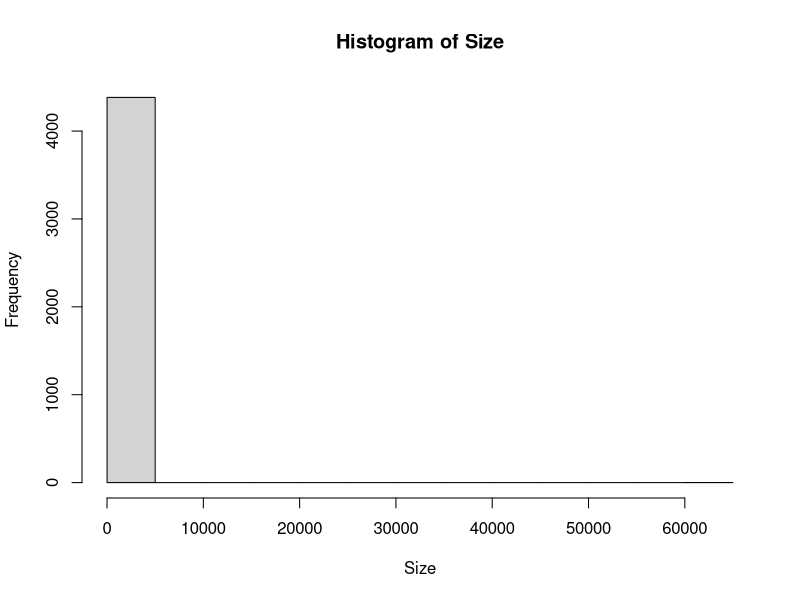
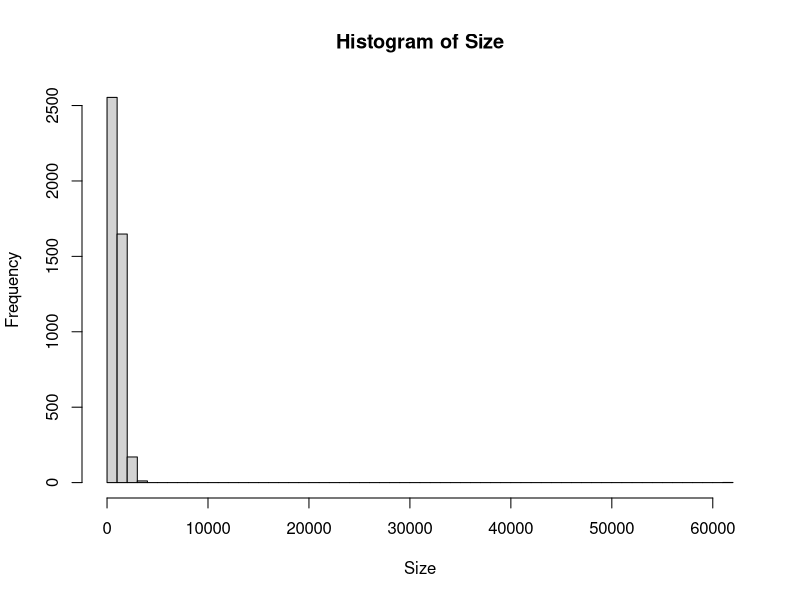
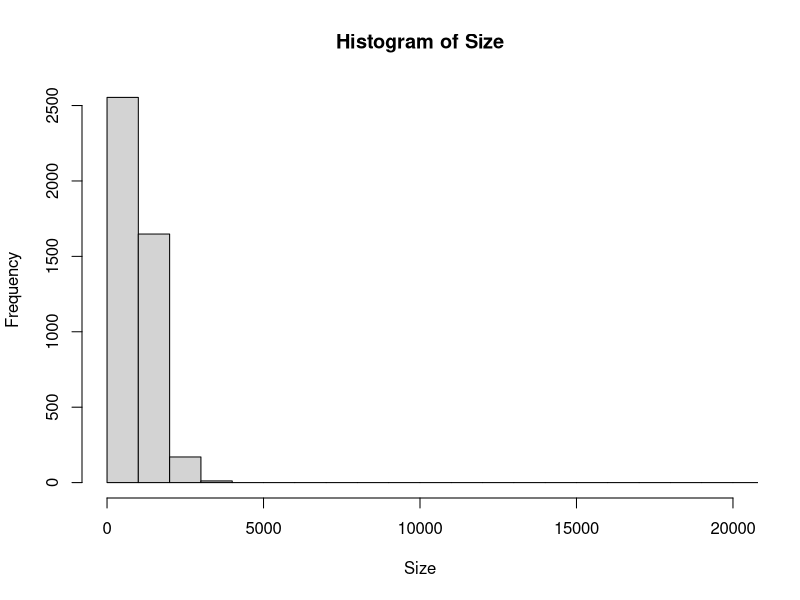
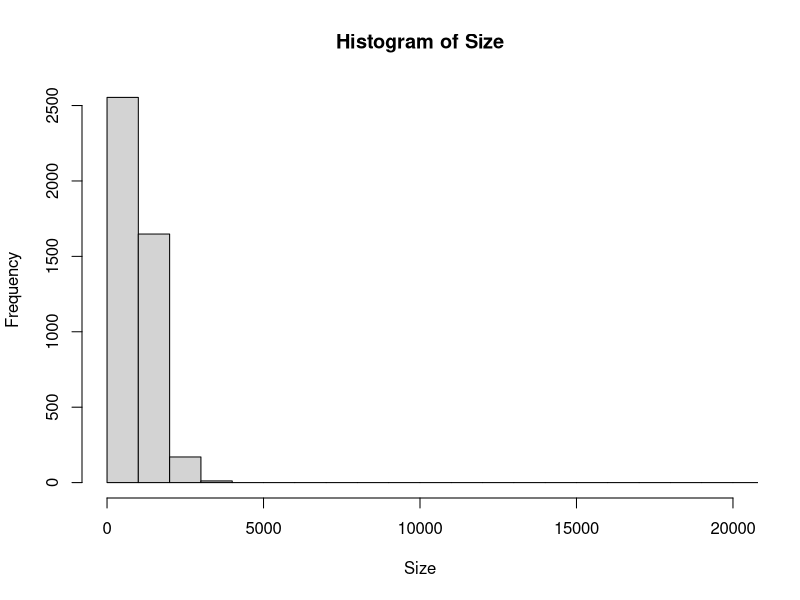
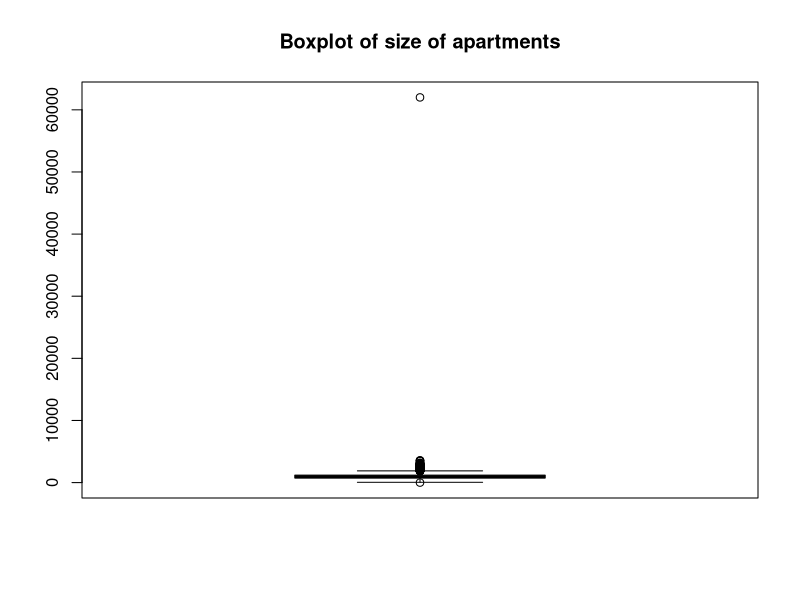
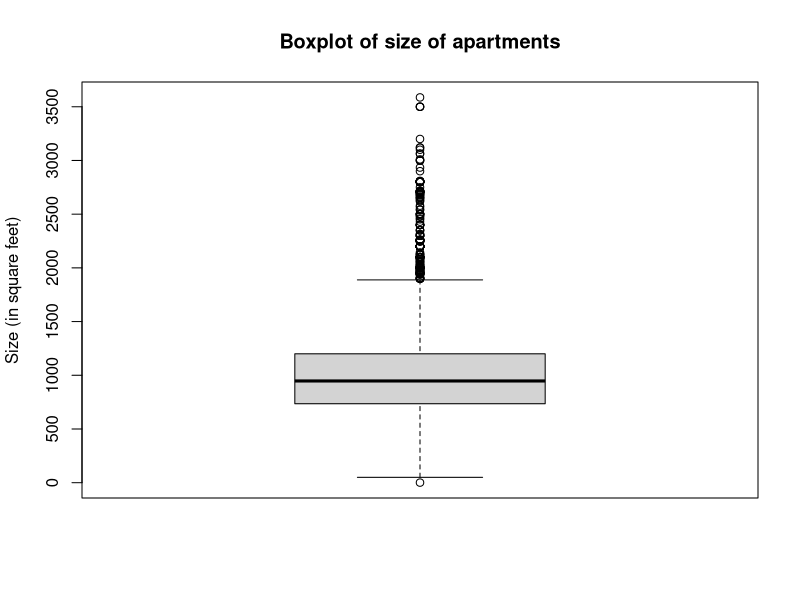
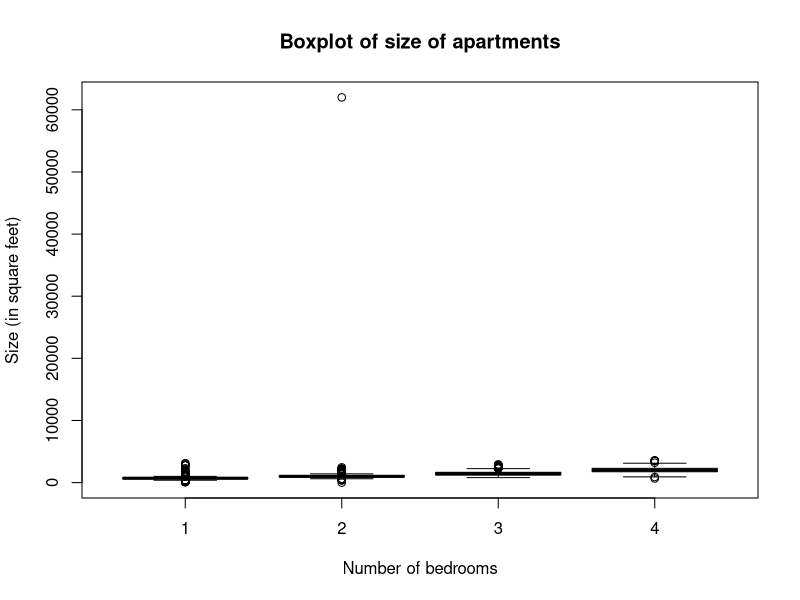
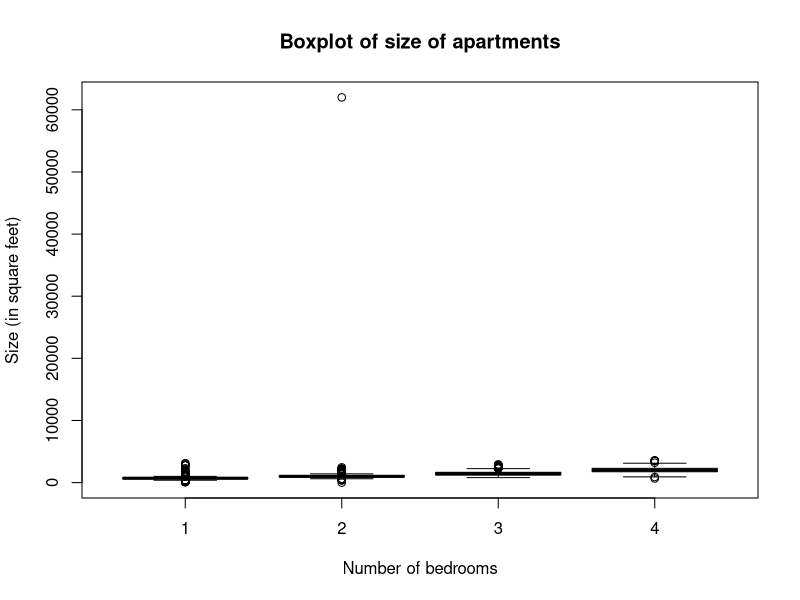

The R script that drew these images, in order:
## ---- chunk 1
knitr::opts_chunk$set(echo = TRUE)
## ---- chunk 2
set.seed(4291)
# insert code here save the median of your simulated data as 
# 'medx'
## ---- chunk 3
set.seed(4291)
# insert code here save the median of your simulated data as 
# 'medx'
x <- rnorm(1000)
medx <- median(x)
medx
## ---- chunk 4
craigslist <- read.csv("craigslist.csv", 
                       header = TRUE, stringsAsFactors = FALSE)
#Check to see if everything looks as expected:
head(craigslist)
## ---- chunk 5
unique(craigslist$location)
## ---- chunk 6
craigslist[1, ]
## ---- chunk 7
# insert code here save the your answer as
# 'n.postings'
## ---- chunk 8

## ---- chunk 9
# Insert your code here:
## ---- chunk 10
# Save your answer as
# 'percent.greater.3000'
## ---- chunk 11
hist(craigslist$size, 
     main = "Histogram of Size", # plot title
     xlab = "Size"
     )
## ---- chunk 12
hist(craigslist$size, 
     main = "Histogram of Size", # plot title
     xlab = "Size", breaks=50)
## ---- chunk 13
summary(craigslist$size)
## ---- chunk 14
hist(craigslist$size, 
     main = "Histogram of Size", # plot title
     xlab = "Size", breaks=50,
     xlim=c(0,20000))
## ---- chunk 15
# Fix this code:
hist(craigslist$size, 
     main = "Histogram of Size", # plot title
     xlab = "Size", breaks=50,
     xlim=c(0,20000))
## ---- chunk 16
#Insert code here:
## ---- chunk 17
#Insert code here:
## ---- chunk 18
boxplot(craigslist$size, 
     main = "Boxplot of size of apartments"
) 
## ---- chunk 19
boxplot(craigslist$size[craigslist$size<60000], 
     main = "Boxplot of size of apartments",
     ylab="Size (in square feet)"
) 
## ---- chunk 20
boxplot( craigslist$size ~ craigslist$brs , 
     main = "Boxplot of size of apartments",
     ylab="Size (in square feet)",
     xlab="Number of bedrooms"
) 
## ---- chunk 21
boxplot(size ~ brs, data=craigslist, 
     main = "Boxplot of size of apartments",
     ylab="Size (in square feet)",
     xlab="Number of bedrooms"
) 
## ---- chunk 22
boxplot(size ~ brs, data=craigslist[craigslist$size<60000,], 
     main = "Boxplot of size of apartments",
     ylab="Size (in square feet)",
     xlab="Number of bedrooms"
) 
## ---- chunk 23
# insert code here save the data frame of one bedroom postings
# 'one.bedrooms'
## ---- chunk 24
#Insert code here
## ---- chunk 25
# insert code here save the link (string) as
# 'outlier.link'
## ---- chunk 26
?Distributions
## ---- chunk 27
dnorm(0, mean = 1, sd = sqrt(2))
# Notice here the parameter in dnorm is sd,
# which represents the standard deviation (sigma instead of sigma^2). 
## ---- chunk 28
probs <- pnorm(1, mean = 1, sd = 2)
probs
## ---- chunk 29
qtl <- qnorm(0.5, mean = 1, sd = 2)
qtl
## ---- chunk 30
# generate 1000 samples from Normal(1, 2) distribution.
samples <- rnorm(n= 1000, mean = 1, sd = 2)
# plot the histogram
hist(samples)

## ---- chunk 31
# create a vector, spaced by 0.1
x <- seq(from = -4, to = 6, by = 0.1)
# calculate their densities
x.dens <- dnorm(x, mean = 1, sd = 2)
## ---- chunk 32
# plot the line
plot(x, x.dens, ylab="Density, p(x)")
## ---- chunk 33
# plot the line
plot(x, x.dens,type="l", ylab="Density, p(x)",xlim=c(-4,6))
## ---- chunk 34
# plot the line
curve(dnorm(x, mean = 1, sd = 2),from=-4,to=6, 
      ylab="Density, p(x)")
## ---- chunk 35
hist(samples, freq=FALSE,xlim=c(-4,6))
curve(dnorm(x, mean = 1, sd = 2),
      ylab="Density, p(x)", add=TRUE)


## ---- chunk 36
# insert code here save the your answer as
# 'ex.5a'
## ---- chunk 37
# insert code here save the value of the interquartile range as
# 'iqr.value'
## ---- chunk 38
set.seed(201728)
sample(x = 1:5, size = 3) # after calling this function, the seed will be updated
sample(x = 1:5, size = 3) # the seed has changed thus we would get a different number
set.seed(201728) # set the seed back to 201728
sample(x = 1:5, size = 3)
## ---- chunk 39
set.seed(20170126)
rnorm(5, mean = 0, sd = 1)
rnorm(5, mean = 0, sd = 1)
set.seed(20170126)
rnorm(5, mean = 0, sd = 1)
